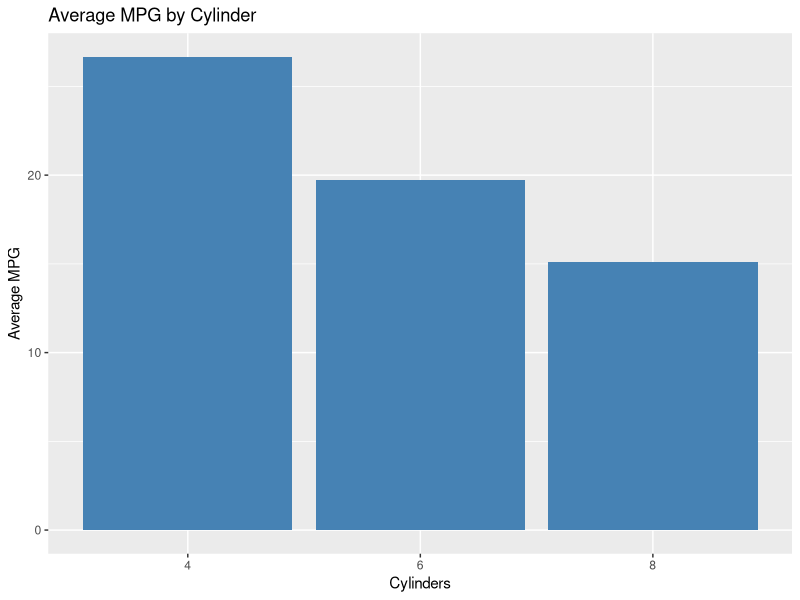

Write the R code that produced this figure.
# Load library
library(dplyr)
library(ggplot2) # For plotting

# 1. Load data
data(mtcars)

# 2. Manipulate data with dplyr
summary_cars <- mtcars %>%
  group_by(cyl) %>%
  summarise(avg_mpg = mean(mpg))

# 3. Create a simple bar plot
ggplot(summary_cars, aes(x = factor(cyl), y = avg_mpg)) +
  geom_bar(stat = "identity", fill = "steelblue") +
  labs(title = "Average MPG by Cylinder", x = "Cylinders", y = "Average MPG")



